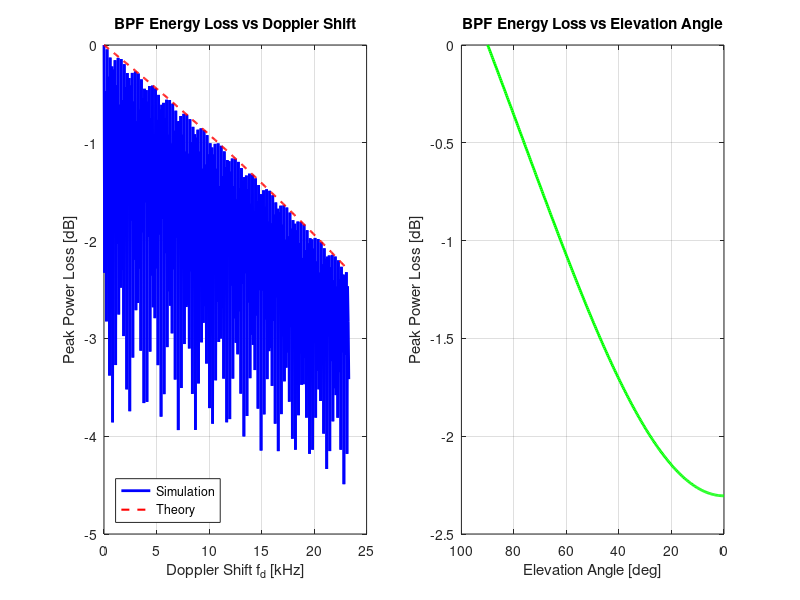

MATLAB code for this plot:
%BPF時にどれだけFFT後のピーク電力が減少するのかを示すシミュレーション

clear; 
close all; 
clc;

SF = 12;
M  = 2^SF;
BW = 100e3;
Fs = BW;
df = BW / M;

v_sat   = 7600;
f_c     = 920e6;
c_light = 3e8;
fd_max  = (v_sat / c_light) * f_c;

n  = (0:M-1)';
up = exp(1j * pi * n.^2 / M);
dn = conj(up);

fd_vals = linspace(0, fd_max, 400);
peak_pw = zeros(1, 400);

for k = 1:400
    fd = fd_vals(k);
    rx = up .* exp(1j * 2*pi * (fd/Fs) * n);
    n_valid = max(0, floor(M * (1 - fd/BW)));
    rx(n_valid+1:end) = 0;
    pw = abs(fft(rx .* dn)).^2;
    peak_pw(k) = max(pw);
end

loss_sim  = 10 * log10(peak_pw / peak_pw(1));
loss_theo = 20 * log10(1 - fd_vals / BW);

elev      = linspace(0, 90, 300);
fd_elev   = (v_sat / c_light) * f_c * cosd(elev);
loss_elev = 20 * log10(1 - fd_elev / BW);

figure('Position', [100 100 900 400]);

subplot(1,2,1);
plot(fd_vals/1e3, loss_sim,  'b-',  'LineWidth', 2); hold on;
plot(fd_vals/1e3, loss_theo, 'r--', 'LineWidth', 1.5);
xlabel('Doppler Shift f_d [kHz]');
ylabel('Peak Power Loss [dB]');
title('BPF Energy Loss vs Doppler Shift');
legend('Simulation', 'Theory', 'Location', 'southwest');
grid on;

subplot(1,2,2);
plot(elev, loss_elev, 'g-', 'LineWidth', 2);
set(gca, 'XDir', 'reverse');
xlabel('Elevation Angle [deg]');
ylabel('Peak Power Loss [dB]');
title('BPF Energy Loss vs Elevation Angle');
grid on;
